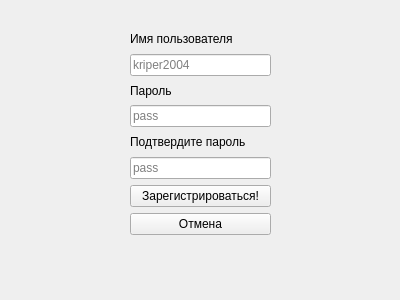
<?xml version="1.0" encoding="UTF-8"?>
<ui version="4.0">
 <class>register_widget</class>
 <widget class="QWidget" name="register_widget">
  <property name="geometry">
   <rect>
    <x>0</x>
    <y>0</y>
    <width>400</width>
    <height>300</height>
   </rect>
  </property>
  <property name="windowTitle">
   <string>Form</string>
  </property>
  <widget class="QWidget" name="layoutWidget">
   <property name="geometry">
    <rect>
     <x>130</x>
     <y>30</y>
     <width>141</width>
     <height>228</height>
    </rect>
   </property>
   <layout class="QVBoxLayout" name="register_widget_layout">
    <item>
     <widget class="QLabel" name="registerUsernameLabel">
      <property name="text">
       <string>Имя пользователя</string>
      </property>
     </widget>
    </item>
    <item>
     <widget class="QLineEdit" name="registerUsernameEdit">
      <property name="placeholderText">
       <string>kriper2004</string>
      </property>
     </widget>
    </item>
    <item>
     <widget class="QLabel" name="registerPasswordLabel">
      <property name="text">
       <string>Пароль</string>
      </property>
     </widget>
    </item>
    <item>
     <widget class="QLineEdit" name="registerPasswordEdit">
      <property name="placeholderText">
       <string>pass</string>
      </property>
     </widget>
    </item>
    <item>
     <widget class="QLabel" name="registerConfirmPasswordLabel">
      <property name="text">
       <string>Подтвердите пароль</string>
      </property>
     </widget>
    </item>
    <item>
     <widget class="QLineEdit" name="registerConfirmPasswordEdit">
      <property name="placeholderText">
       <string>pass</string>
      </property>
     </widget>
    </item>
    <item>
     <widget class="QPushButton" name="registerRegisterButton">
      <property name="text">
       <string>Зарегистрироваться!</string>
      </property>
     </widget>
    </item>
    <item>
     <widget class="QPushButton" name="registerCancelButton">
      <property name="text">
       <string>Отмена</string>
      </property>
     </widget>
    </item>
    <item>
     <widget class="QLabel" name="registerMessageLabel">
      <property name="text">
       <string/>
      </property>
     </widget>
    </item>
   </layout>
  </widget>
 </widget>
 <resources/>
 <connections/>
</ui>
